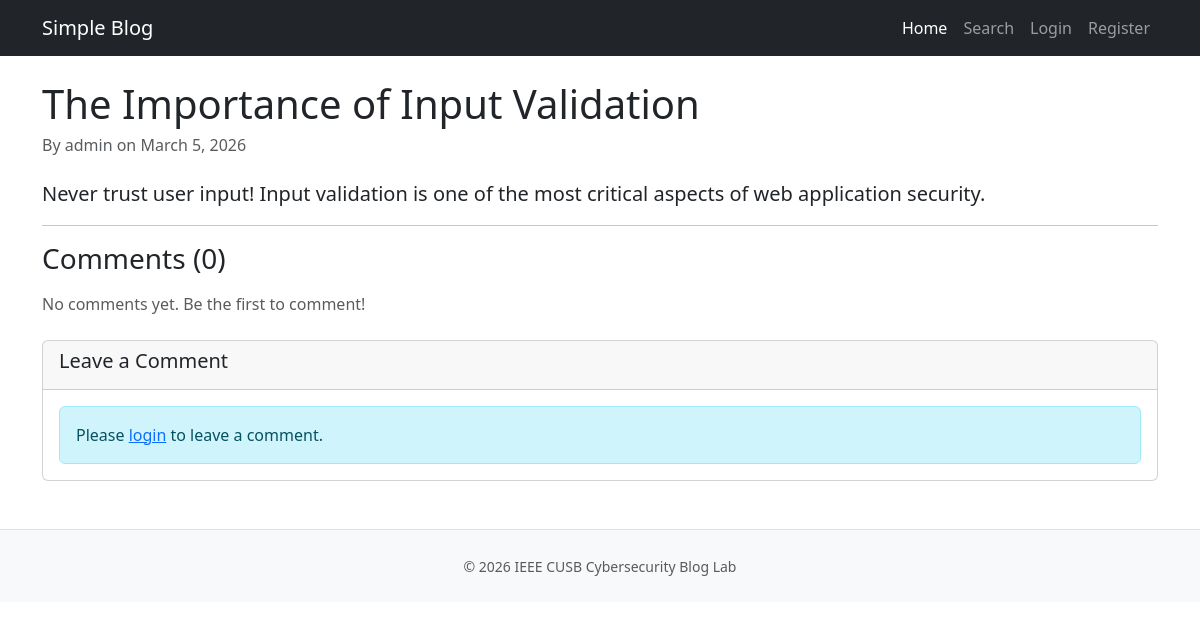
Screenshot of /post.php?id=3 with the database file from the repository.
### tables this page shows
CREATE TABLE IF NOT EXISTS posts (
    id INT AUTO_INCREMENT PRIMARY KEY,
    title VARCHAR(200) NOT NULL,
    content TEXT NOT NULL,
    author_id INT NOT NULL,
    created_at TIMESTAMP DEFAULT CURRENT_TIMESTAMP,
    FOREIGN KEY (author_id) REFERENCES users(id)
);

CREATE TABLE IF NOT EXISTS users (
    id INT AUTO_INCREMENT PRIMARY KEY,
    username VARCHAR(50) NOT NULL UNIQUE,
    password VARCHAR(255) NOT NULL,
    email VARCHAR(100) NOT NULL,
    bio VARCHAR(500) DEFAULT '',
    created_at TIMESTAMP DEFAULT CURRENT_TIMESTAMP
);

### src/post.php (the view, shortened to what this page needs)
<?php
$conn = getConnection();
$post = null;
$comments = null;
if (isset($_GET['id'])) {
    $post_id = (int)$_GET['id'];
    $sql = "SELECT p.*, u.username FROM posts p JOIN users u ON p.author_id = u.id WHERE p.id = $post_id";
    $result = $conn->query($sql);
    if ($result && $result->num_rows > 0) {
        $post = $result->fetch_assoc();
    }
    $sql = "SELECT p.*, u.username FROM comments p JOIN users u ON p.author_id = u.id WHERE p.post_id = $post_id ORDER BY created_at ASC";
    $comments = $conn->query($sql);
}
?>
<!DOCTYPE html>
<html lang="en">
<head>
    <link href="https://cdn.jsdelivr.net/npm/bootstrap@5.3.0/dist/css/bootstrap.min.css" rel="stylesheet">
</head>
<body>
    <?php require_once 'include/navbar.php'; ?>
    <div class="container mt-4">
        <?php if ($post): ?>
            <article>
                <h1 class="mb-2"><?php echo htmlspecialchars($post['title']); ?></h1>
                <h6 class="text-muted mb-4">
                    By <?php echo htmlspecialchars($post['username']); ?>
                    on <?php echo date('F j, Y', strtotime($post['created_at'])); ?>
                </h6>
                <p class="lead"><?php echo htmlspecialchars($post['content']); ?></p>
            </article>
            <hr>
            <h3 class="mb-3">Comments (<?php echo $comments ? $comments->num_rows : 0; ?>)</h3>
            <?php if ($comments && $comments->num_rows > 0): ?>
                <?php while($comment = $comments->fetch_assoc()): ?>
                    <div class="card mb-2">
                        <div class="card-body">
                            <h6 class="card-subtitle mb-1 text-muted">
                                <?php
                                    echo htmlspecialchars($comment['username']);
                                ?>
                                <small class="text-muted ms-2"><?php echo date('M j, Y g:i A', strtotime($comment['created_at'])); ?></small>
                            </h6>
                            <p class="card-text mt-2">
                                <?php
                                    echo $comment['content'];
                                ?>
                            </p>
                        </div>
                    </div>
                <?php endwhile; ?>
            <?php else: ?>
                <p class="text-muted">No comments yet. Be the first to comment!</p>
            <?php endif; ?>
            <div class="card mt-4 mb-4">
                <div class="card-header">
                    <h5>Leave a Comment</h5>
                </div>
                <div class="card-body">
                    <?php if (isset($_SESSION['user_id'])): ?>
                        <form method="POST">
                            <input type="hidden" name="post_id" value="<?php echo $post['id']; ?>">
                            <div class="mb-3">
                                <label class="form-label">Posting as: <strong><?php echo htmlspecialchars($_SESSION['username']); ?></strong></label>
                            </div>
                            <div class="mb-3">
                                <label for="comment" class="form-label">Comment</label>
                                <textarea class="form-control" id="comment" name="comment" rows="3" required></textarea>
                            </div>
                            <button type="submit" class="btn btn-primary">Post Comment</button>
                        </form>
                    <?php else: ?>
                        <div class="alert alert-info mb-0">
                            Please <a href="login.php">login</a> to leave a comment.
                        </div>
                    <?php endif; ?>
                </div>
            </div>
        <?php else: ?>
            <div class="alert alert-warning">Post not found.</div>
            <a href="index.php" class="btn btn-primary">Back to Home</a>
        <?php endif; ?>
    </div>
    <?php require_once 'include/footer.php'; ?>
</body>
</html>

### rows the page displays
posts: title "The Importance of Input Validation", author.username "admin", created_at "March 5, 2026", content "Never trust user input! Input validation is one of the most critical aspects of web application security."

### other values shown
$comments->num_rows "0"
